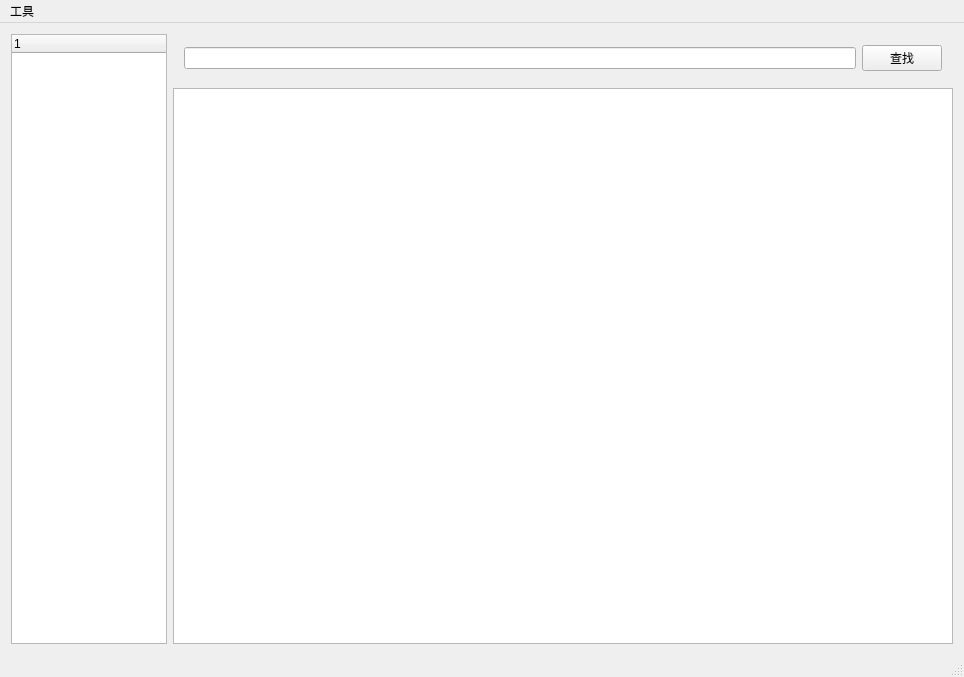
<?xml version="1.0" encoding="UTF-8"?>
<ui version="4.0">
 <class>MainWindow</class>
 <widget class="QMainWindow" name="MainWindow">
  <property name="geometry">
   <rect>
    <x>0</x>
    <y>0</y>
    <width>964</width>
    <height>677</height>
   </rect>
  </property>
  <property name="windowTitle">
   <string>MainWindow</string>
  </property>
  <widget class="QWidget" name="centralWidget">
   <layout class="QHBoxLayout" name="horizontalLayout_2" stretch="2,10">
    <item>
     <widget class="QTreeWidget" name="treeWidget">
      <column>
       <property name="text">
        <string notr="true">1</string>
       </property>
      </column>
     </widget>
    </item>
    <item>
     <layout class="QVBoxLayout" name="verticalLayout">
      <item>
       <widget class="QWidget" name="SC" native="true">
        <layout class="QHBoxLayout" name="horizontalLayout">
         <item>
          <widget class="QLineEdit" name="searchcondition"/>
         </item>
         <item>
          <widget class="QPushButton" name="pushButton">
           <property name="text">
            <string>查找</string>
           </property>
          </widget>
         </item>
        </layout>
       </widget>
      </item>
      <item>
       <widget class="QTableWidget" name="tableWidget">
        <property name="styleSheet">
         <string notr="true"/>
        </property>
        <attribute name="horizontalHeaderMinimumSectionSize">
         <number>26</number>
        </attribute>
        <attribute name="verticalHeaderDefaultSectionSize">
         <number>30</number>
        </attribute>
       </widget>
      </item>
     </layout>
    </item>
   </layout>
  </widget>
  <widget class="QMenuBar" name="menuBar">
   <property name="geometry">
    <rect>
     <x>0</x>
     <y>0</y>
     <width>964</width>
     <height>26</height>
    </rect>
   </property>
   <widget class="QMenu" name="menu">
    <property name="title">
     <string>工具</string>
    </property>
    <addaction name="bit_conversion"/>
   </widget>
   <addaction name="menu"/>
  </widget>
  <widget class="QStatusBar" name="statusBar"/>
  <action name="bit_conversion">
   <property name="checkable">
    <bool>false</bool>
   </property>
   <property name="text">
    <string>进制转化</string>
   </property>
  </action>
 </widget>
 <layoutdefault spacing="6" margin="11"/>
 <resources/>
 <connections/>
</ui>
